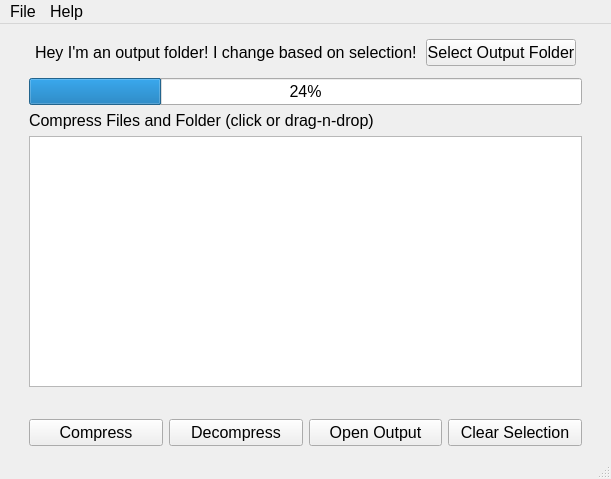
<?xml version="1.0" encoding="UTF-8"?>
<ui version="4.0">
 <class>MainWindow</class>
 <widget class="QMainWindow" name="MainWindow">
  <property name="geometry">
   <rect>
    <x>0</x>
    <y>0</y>
    <width>611</width>
    <height>479</height>
   </rect>
  </property>
  <property name="font">
   <font>
    <pointsize>12</pointsize>
   </font>
  </property>
  <property name="windowTitle">
   <string>Killing Floor 1 Redirect Tool</string>
  </property>
  <widget class="QWidget" name="centralwidget">
   <layout class="QGridLayout" name="gridLayout">
    <item row="0" column="1" colspan="4">
     <layout class="QGridLayout" name="gridLayout_4" columnstretch="1,0">
      <property name="leftMargin">
       <number>6</number>
      </property>
      <property name="topMargin">
       <number>6</number>
      </property>
      <property name="rightMargin">
       <number>6</number>
      </property>
      <property name="bottomMargin">
       <number>6</number>
      </property>
      <item row="1" column="0">
       <widget class="QLabel" name="label_3">
        <property name="text">
         <string>Hey I'm an output folder! I change based on selection!</string>
        </property>
       </widget>
      </item>
      <item row="1" column="1">
       <widget class="QPushButton" name="pushButton_5">
        <property name="maximumSize">
         <size>
          <width>150</width>
          <height>30</height>
         </size>
        </property>
        <property name="font">
         <font>
          <pointsize>12</pointsize>
          <bold>false</bold>
         </font>
        </property>
        <property name="text">
         <string>Select Output Folder</string>
        </property>
       </widget>
      </item>
     </layout>
    </item>
    <item row="4" column="1">
     <widget class="QPushButton" name="pushButton">
      <property name="maximumSize">
       <size>
        <width>150</width>
        <height>30</height>
       </size>
      </property>
      <property name="text">
       <string>Compress</string>
      </property>
     </widget>
    </item>
    <item row="4" column="2">
     <widget class="QPushButton" name="pushButton_2">
      <property name="sizePolicy">
       <sizepolicy hsizetype="Minimum" vsizetype="Minimum">
        <horstretch>0</horstretch>
        <verstretch>0</verstretch>
       </sizepolicy>
      </property>
      <property name="maximumSize">
       <size>
        <width>150</width>
        <height>30</height>
       </size>
      </property>
      <property name="text">
       <string>Decompress</string>
      </property>
     </widget>
    </item>
    <item row="0" column="5" rowspan="5">
     <spacer name="verticalSpacer">
      <property name="orientation">
       <enum>Qt::Vertical</enum>
      </property>
      <property name="sizeHint" stdset="0">
       <size>
        <width>20</width>
        <height>40</height>
       </size>
      </property>
     </spacer>
    </item>
    <item row="4" column="4">
     <widget class="QPushButton" name="pushButton_4">
      <property name="maximumSize">
       <size>
        <width>150</width>
        <height>30</height>
       </size>
      </property>
      <property name="text">
       <string>Clear Selection</string>
      </property>
     </widget>
    </item>
    <item row="2" column="1" colspan="4">
     <layout class="QVBoxLayout" name="verticalLayout_6">
      <item>
       <widget class="QLabel" name="label">
        <property name="maximumSize">
         <size>
          <width>16777215</width>
          <height>22</height>
         </size>
        </property>
        <property name="text">
         <string>Compress Files and Folder (click or drag-n-drop)</string>
        </property>
       </widget>
      </item>
      <item>
       <widget class="QListWidget" name="listWidget">
        <property name="acceptDrops">
         <bool>true</bool>
        </property>
       </widget>
      </item>
      <item>
       <spacer name="horizontalSpacer">
        <property name="orientation">
         <enum>Qt::Horizontal</enum>
        </property>
        <property name="sizeHint" stdset="0">
         <size>
          <width>40</width>
          <height>20</height>
         </size>
        </property>
       </spacer>
      </item>
     </layout>
    </item>
    <item row="4" column="3">
     <widget class="QPushButton" name="pushButton_3">
      <property name="maximumSize">
       <size>
        <width>150</width>
        <height>30</height>
       </size>
      </property>
      <property name="text">
       <string>Open Output</string>
      </property>
     </widget>
    </item>
    <item row="1" column="1" colspan="4">
     <widget class="QProgressBar" name="progressBar">
      <property name="value">
       <number>24</number>
      </property>
     </widget>
    </item>
    <item row="0" column="0" rowspan="5">
     <spacer name="verticalSpacer_2">
      <property name="orientation">
       <enum>Qt::Vertical</enum>
      </property>
      <property name="sizeHint" stdset="0">
       <size>
        <width>20</width>
        <height>40</height>
       </size>
      </property>
     </spacer>
    </item>
   </layout>
  </widget>
  <widget class="QMenuBar" name="menubar">
   <property name="geometry">
    <rect>
     <x>0</x>
     <y>0</y>
     <width>611</width>
     <height>28</height>
    </rect>
   </property>
   <widget class="QMenu" name="menusoo">
    <property name="title">
     <string>File</string>
    </property>
    <widget class="QMenu" name="menuRecent_Output_Folders">
     <property name="title">
      <string>Recent Output Folders</string>
     </property>
     <addaction name="actionoutput"/>
    </widget>
    <addaction name="separator"/>
    <addaction name="menuRecent_Output_Folders"/>
    <addaction name="separator"/>
    <addaction name="actionQuit"/>
   </widget>
   <widget class="QMenu" name="menuHelp">
    <property name="title">
     <string>Help</string>
    </property>
    <addaction name="actionAbout_Redirect_Tool"/>
   </widget>
   <addaction name="menusoo"/>
   <addaction name="menuHelp"/>
  </widget>
  <widget class="QStatusBar" name="statusbar"/>
  <action name="actionoutput">
   <property name="text">
    <string>output!</string>
   </property>
  </action>
  <action name="actiongame">
   <property name="text">
    <string>game!</string>
   </property>
  </action>
  <action name="actionQuit">
   <property name="text">
    <string>Quit</string>
   </property>
  </action>
  <action name="actionAbout_Redirect_Tool">
   <property name="text">
    <string>About Redirect Tool</string>
   </property>
  </action>
 </widget>
 <resources/>
 <connections/>
</ui>
